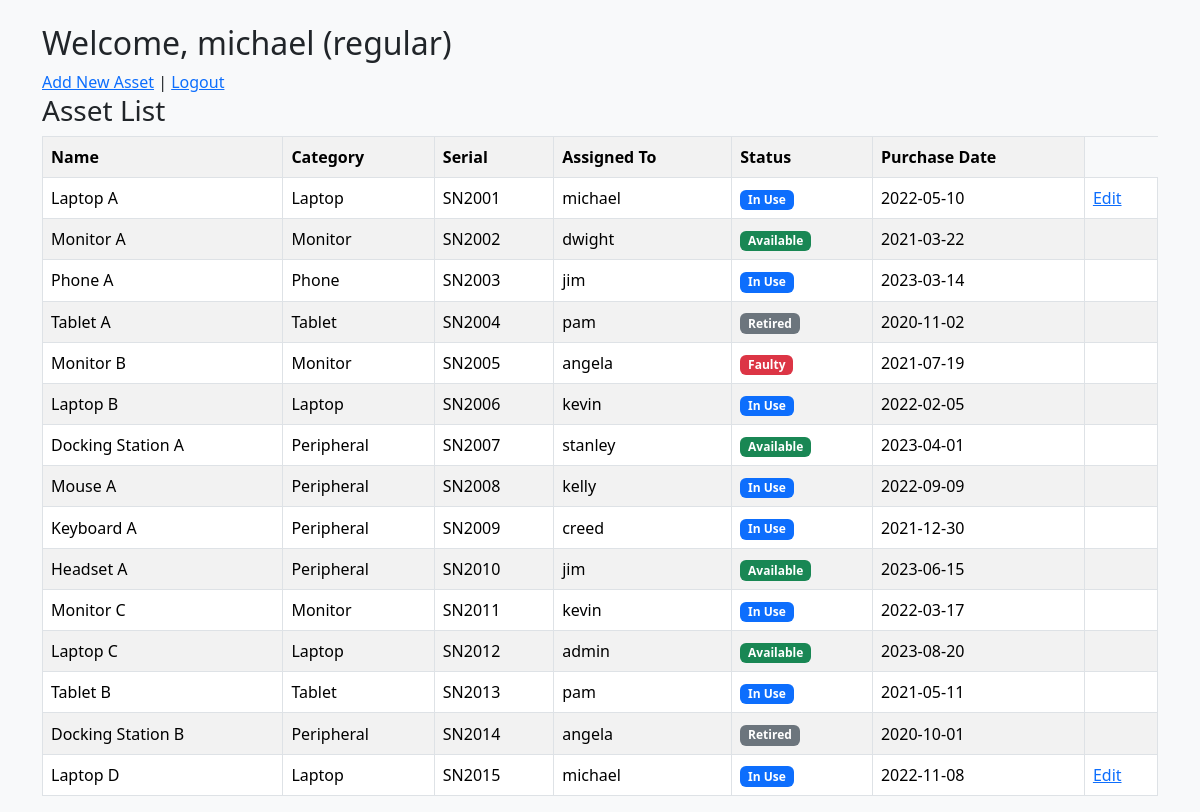
Page /dashboard (signed in) on the committed database.
### models.py (models this page shows)
class User(db.Model):
    id = db.Column(db.Integer, primary_key=True)
    username = db.Column(db.String(100), unique=True, nullable=False)
    password = db.Column(db.String(200), nullable=False)
    role = db.Column(db.String(10), nullable=False)  # 'admin' or 'regular'

class Asset(db.Model):
    id = db.Column(db.Integer, primary_key=True)
    name = db.Column(db.String(100), nullable=False)
    category = db.Column(db.String(50), nullable=False)
    serial_number = db.Column(db.String(100), unique=True, nullable=False)
    assigned_to_id = db.Column(db.Integer, db.ForeignKey('user.id'))
    assigned_user = db.relationship('User', backref='assets')
    purchase_date = db.Column(db.Date)
    status = db.Column(db.String(50), default="Available")

### app.py (the view)
@app.route('/dashboard')
def dashboard():
    if 'username' not in session:
        return redirect(url_for('login'))
    assets = Asset.query.all()
    return render_template('dashboard.html', user=session['username'], role=session['role'], assets=assets)

### templates/dashboard.html (shortened to what this page needs)
{% extends "base.html" %}
{% block content %}
<h2>Welcome, {{ user }} ({{ role }})</h2>
<a href="{{ url_for('add_asset') }}">Add New Asset</a> |
<a href="{{ url_for('logout') }}">Logout</a>
<h3>Asset List</h3>
<table class="table table-striped table-bordered table-hover align-middle">
        <tr>
            <th>Name</th>
            <th>Category</th>
            <th>Serial</th>
            <th>Assigned To</th>
            <th>Status</th>
            <th>Purchase Date</th>
        </tr>
    {% for asset in assets %}
    <tr>
        <td>{{ asset.name }}</td>
        <td>{{ asset.category }}</td>
        <td>{{ asset.serial_number }}</td>
        <td>{{ asset.assigned_user.username if asset.assigned_user else '-' }}</td>
        <td>
        {% if asset.status == 'Available' %}
            <span class="badge bg-success">{{ asset.status }}</span>
        {% elif asset.status == 'In Use' %}
            <span class="badge bg-primary">{{ asset.status }}</span>
        {% elif asset.status == 'Retired' %}
            <span class="badge bg-secondary">{{ asset.status }}</span>
        {% elif asset.status == 'Faulty' %}
            <span class="badge bg-danger">{{ asset.status }}</span>
        {% else %}
            <span class="badge bg-dark">{{ asset.status }}</span>
        {% endif %}
        </td>
        <td>{{ asset.purchase_date.strftime('%Y-%m-%d') if asset.purchase_date else '-' }}</td>
        <td>
            {% if role == 'admin' or asset.assigned_user.username == user %}
                <a href="{{ url_for('edit_asset', asset_id=asset.id) }}">Edit</a>
            {% endif %}
        </td>
    </tr>
    {% endfor %}
</table>
{% endblock %}

### templates/base.html (shortened to what this page needs)
<!DOCTYPE html>
<html lang="en">
<head>
    <link href="https://cdn.jsdelivr.net/npm/bootstrap@5.3.3/dist/css/bootstrap.min.css" rel="stylesheet">
</head>
<body class="bg-light">
    <div class="container mt-4">
        {% block content %}{% endblock %}
    </div>
</body>
</html>

### rows in the picture
User: username "michael"
Asset: name "Laptop A", category "Laptop", serial_number "SN2001", assigned_user "michael", status "In Use", purchase_date "2022-05-10"
Asset: name "Monitor A", category "Monitor", serial_number "SN2002", assigned_user "dwight", status "Available", purchase_date "2021-03-22"
Asset: name "Phone A", category "Phone", serial_number "SN2003", assigned_user "jim", status "In Use", purchase_date "2023-03-14"
Asset: name "Tablet A", category "Tablet", serial_number "SN2004", assigned_user "pam", status "Retired", purchase_date "2020-11-02"
Asset: name "Monitor B", category "Monitor", serial_number "SN2005", assigned_user "angela", status "Faulty", purchase_date "2021-07-19"
Asset: name "Laptop B", category "Laptop", serial_number "SN2006", assigned_user "kevin", status "In Use", purchase_date "2022-02-05"
Asset: name "Docking Station A", category "Peripheral", serial_number "SN2007", assigned_user "stanley", status "Available", purchase_date "2023-04-01"
Asset: name "Mouse A", category "Peripheral", serial_number "SN2008", assigned_user "kelly", status "In Use", purchase_date "2022-09-09"
Asset: name "Keyboard A", category "Peripheral", serial_number "SN2009", assigned_user "creed", status "In Use", purchase_date "2021-12-30"
Asset: name "Headset A", category "Peripheral", serial_number "SN2010", assigned_user "jim", status "Available", purchase_date "2023-06-15"
Asset: name "Monitor C", category "Monitor", serial_number "SN2011", assigned_user "kevin", status "In Use", purchase_date "2022-03-17"
Asset: name "Laptop C", category "Laptop", serial_number "SN2012", assigned_user "admin", status "Available", purchase_date "2023-08-20"
Asset: name "Tablet B", category "Tablet", serial_number "SN2013", assigned_user "pam", status "In Use", purchase_date "2021-05-11"
Asset: name "Docking Station B", category "Peripheral", serial_number "SN2014", assigned_user "angela", status "Retired", purchase_date "2020-10-01"
Asset: name "Laptop D", category "Laptop", serial_number "SN2015", assigned_user "michael", status "In Use", purchase_date "2022-11-08"

### other values in the picture
{{ role }} "regular"
